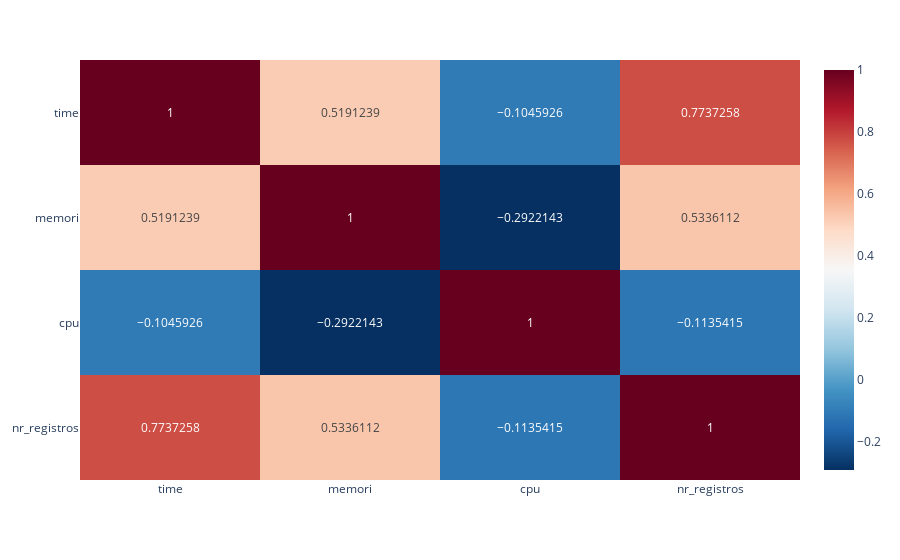

Source (notebook cell):
### Code cell
df_insert_corr = df_insert_results[["time", "memori", "cpu", "nr_registros"]].corr()

# Criar o mapa de calor com Plotly
fig = px.imshow(df_insert_corr, text_auto=True, aspect='auto', color_continuous_scale='RdBu_r')
fig.show()

### Figure 1 — Plotly figure (JSON) as saved in the notebook; plotly's stock layout.template omitted (floating-point values rounded to 4 significant figures)
{"data": [{"coloraxis": "coloraxis", "hovertemplate": "x: %{x}<br>y: %{y}<br>color: %{z}<extra></extra>", "name": "0", "texttemplate": "%{z}", "type": "heatmap", "x": ["time", "memori", "cpu", "nr_registros"], "xaxis": "x", "y": ["time", "memori", "cpu", "nr_registros"], "yaxis": "y", "z": [[1.0, 0.5191, -0.1046, 0.7737], [0.5191, 1.0, -0.2922, 0.5336], [-0.1046, -0.2922, 1.0, -0.1135], [0.7737, 0.5336, -0.1135, 1.0]]}], "layout": {"coloraxis": {"colorscale": [[0, "rgb(5,48,97)"], [0.1, "rgb(33,102,172)"], [0.2, "rgb(67,147,195)"], [0.3, "rgb(146,197,222)"], [0.4, "rgb(209,229,240)"], [0.5, "rgb(247,247,247)"], [0.6, "rgb(253,219,199)"], [0.7, "rgb(244,165,130)"], [0.8, "rgb(214,96,77)"], [0.9, "rgb(178,24,43)"], [1, "rgb(103,0,31)"]]}, "margin": {"t": 60}, "xaxis": {"anchor": "y", "domain": [0, 1]}, "yaxis": {"anchor": "x", "autorange": "reversed", "domain": [0, 1]}}}
